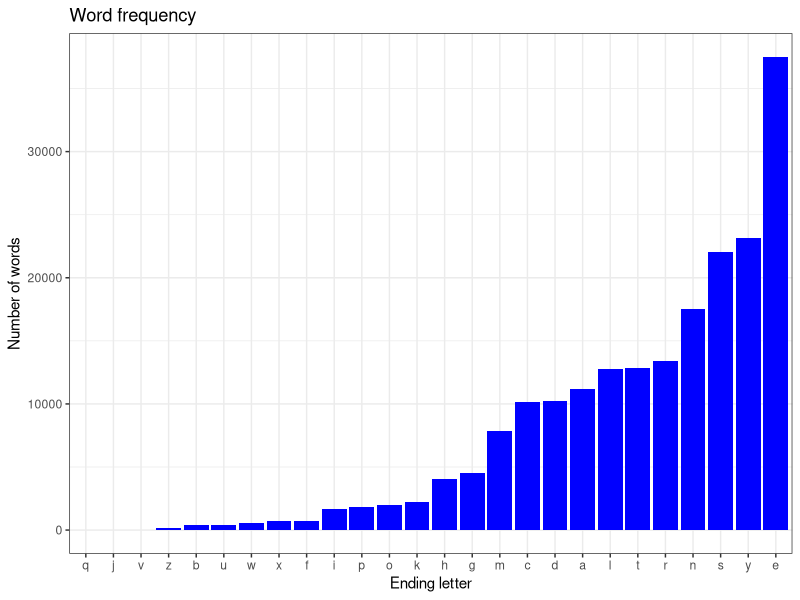

The R source for this figure:
library(tidyverse)

words <- readLines("./data/words.txt")

# create a dictionary (key: letter, value: the counts of word starting with this letter)_
dict <- rep(0, length(letters))
names(dict) <- letters

for (word in words) {
	letter <- str_to_lower(str_sub(word, start = str_length(word), end = str_length(word)))
	dict[letter] <- dict[letter] + 1
}

lettersTable <- data.frame(letter = names(dict), freq = dict)

endLetter <- lettersTable %>%
	mutate(letter = fct_reorder(letter, freq)) %>%
	ggplot(aes(x = letter, y = freq)) +
	geom_bar(fill="blue", stat = "identity") +
	xlab("Ending letter") +
	ylab("Number of words") + 
	ggtitle("Word frequency") + 
	theme_bw() 

ggsave(filename = "./plots/endLetter.png", plot = endLetter)